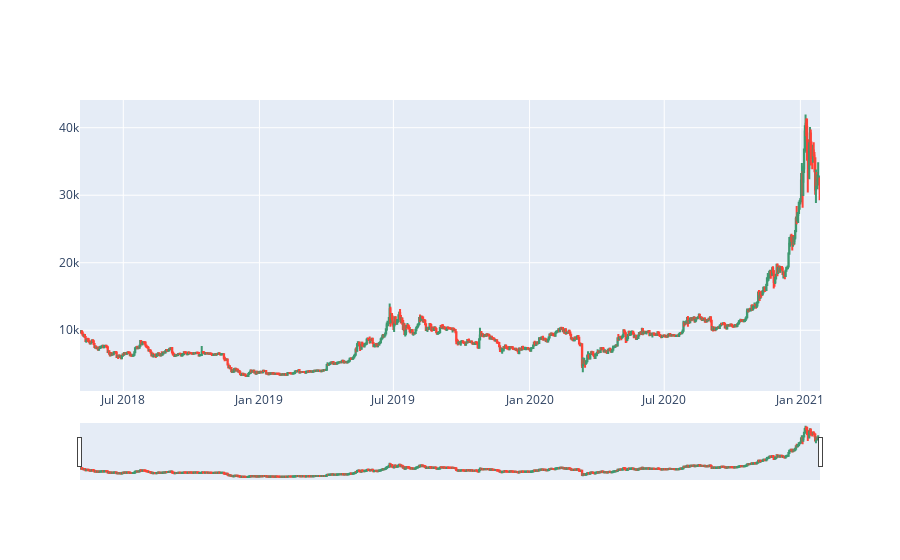

Notebook cell for this chart:
### Code cell
# import the libraries we need
import shrimpy
import plotly.graph_objects as go

# insert your public and secret keys here
public_key = '12326758a39a720e15d064cab3c1f0a9332d107de453bd41926bb3acd565059e'
secret_key = '6991cf4c9b518293429db0df6085d1731074bed8abccd7f0279a52fac5b0c1a8a2f6d28e11a50fbb1c6575d1407e637f9ad7c73fbddfa87c5d418fd58971f829'

# create the client
client = shrimpy.ShrimpyApiClient(public_key, secret_key)

# get the candles
candles = client.get_candles(
    'binance',  # exchange
    'BTC',      # base_trading_symbol
    'USDT',      # quote_trading_symbol
    '1d'       # interval
)
todays_date = '2021-01-27'
yesterdays_date = '2021-01-25'


prices_df = pd.DataFrame(candles)
prices_df['time'] = pd.to_datetime(prices_df['time'], format="%Y-%m-%d %H:%M:%S")

df = prices_df[prices_df['time'].isin(pd.date_range(todays_date, yesterdays_date))]


# construct the figure
fig = go.Figure(data=[go.Candlestick(x=prices_df['time'],
                       open=prices_df['open'], high=prices_df['high'],
                       low=prices_df['low'], close=prices_df['close'])])

# display our graph
fig.show()

### Figure 1 — Plotly figure (JSON) as saved in the notebook; plotly's stock layout.template omitted (floating-point values rounded to 4 significant figures; data arrays with more than 128 entries replaced by an {"elided": "..."} marker saying what was removed)
{"data": [{"close": {"elided": "1000 str values"}, "high": {"elided": "1000 str values"}, "low": {"elided": "1000 str values"}, "open": {"elided": "1000 str values"}, "type": "candlestick", "x": {"elided": "1000 str values"}}], "layout": {}}
